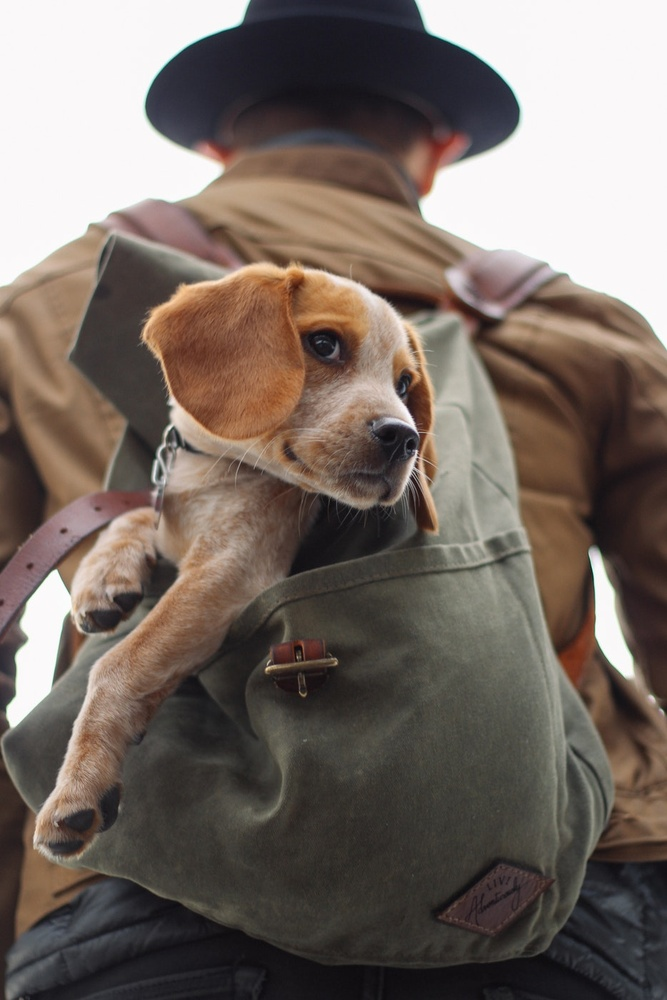
#> input picture Assigment-Computer-Vision/dog_backpack.jpg, 667 x 1000 px, shrunk from 934 x 1401 before the run
$ jupyter execute --allow-errors 'Muhamad Fadhli Akbar_Cortana_Computer Vision_Tugas06.ipynb'   (shell and % lines are left out)
#> lines starting #> are read from the running program, lines starting #| are printed output that depends on the picture
## Assignment Computer Vision About Face Detection

1. Cropping **the dog's face**, save it into another variable to use as a template.
2. Perform template matching using 6 methods (as in the video)
3. Compare the results, create a chart to compare the 6 methods `x-axis`: list method, `y-axis`: how far the original image point is from the template matching result.

---

[cell 1]
import cv2
import numpy as np
import matplotlib.pyplot as plt

[cell 2]
full = cv2.imread('dog_backpack.jpg')
#> full is the input picture: shape (1000, 667, 3); mean B, G, R 99.5, 106.7, 118
full = cv2.cvtColor(full, cv2.COLOR_BGR2RGB)

[cell 3]
plt.imshow(full)

[cell 4]
face = cv2.imread('dog_backpack_face.jpg')
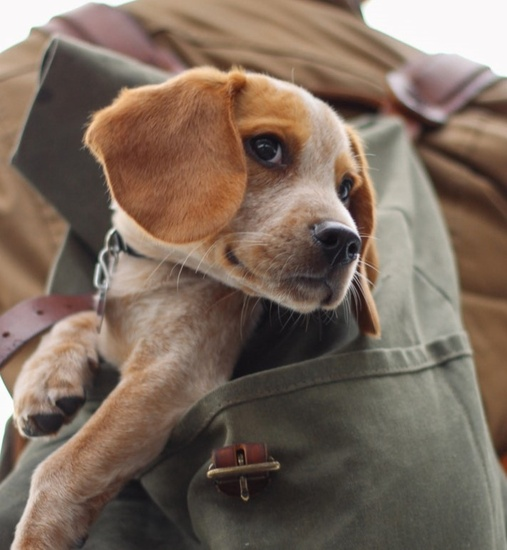
#> input picture Assigment-Computer-Vision/dog_backpack_face.jpg, 507 x 550 px, shrunk from 711 x 771 before the run
#> face is the input picture: shape (550, 507, 3); mean B, G, R 92.9, 106.2, 123.9
face = cv2.cvtColor(face, cv2.COLOR_BGR2RGB)

[cell 5]
plt.imshow(face)

# Template Matching Methods

Make sure to watch the video for an explanation of the different methods!

---

[cell 6]
sum([1,2,3])
mystring = 'sum'

[cell 7]
eval(mystring)

[cell 8]
myfunc = eval(mystring)
myfunc([1,2,3])

[cell 9]
height, width,channels = face.shape
#> height = 550; width = 507; channels = 3

[cell 10]
width
#> Out = 507

[cell 11]
height
#> Out = 550

[cell 12]
# The Full Image to Search
full = cv2.imread('dog_backpack.jpg')
full = cv2.cvtColor(full, cv2.COLOR_BGR2RGB)


# The Template to Match
face= cv2.imread('dog_backpack_face.jpg')
face = cv2.cvtColor(face, cv2.COLOR_BGR2RGB)


# All the 6 methods for comparison in a list
# Note how we are using strings, later on we'll use the eval() function to convert to function
methods = ['cv2.TM_CCOEFF', 'cv2.TM_CCOEFF_NORMED', 'cv2.TM_CCORR','cv2.TM_CCORR_NORMED', 'cv2.TM_SQDIFF', 'cv2.TM_SQDIFF_NORMED']

[cell 13]
for m in methods:

    # Create a copy of the image
    full_copy = full.copy()

    # Get the actual function instead of the string
    method = eval(m)

    # Apply template Matching with the method
    res = cv2.matchTemplate(full_copy,face,method)

    # Grab the Max and Min values, plus their locations
    min_val, max_val, min_loc, max_loc = cv2.minMaxLoc(res)

    # Set up drawing of Rectangle

    # If the method is TM_SQDIFF or TM_SQDIFF_NORMED, take minimum
    # Notice the coloring on the last 2 left hand side images.
    if method in [cv2.TM_SQDIFF, cv2.TM_SQDIFF_NORMED]:
        top_left = min_loc
    else:
        top_left = max_loc

    # Assign the Bottom Right of the rectangle
    bottom_right = (top_left[0] + width, top_left[1] + height)

    # Draw the Red Rectangle
    cv2.rectangle(full_copy,top_left, bottom_right, 255, 10)

    # Plot the Images
    plt.subplot(121)
    plt.imshow(res)
    plt.title('Result of Template Matching')

    plt.subplot(122)
    plt.imshow(full_copy)
    plt.title('Detected Point')
    plt.suptitle(m)


    plt.show()
    print('\n')
    print('\n')
#> this loop made 6 passes
#> (min_val, max_val, min_loc, top_left, bottom_right) on passes 1 to 4: (-245820704, 2.3e+09, (0, 43), (58, 196), (565, 746)), (-0.0811, 0.999, (0, 43), (58, 196), (565, 746)), (6.63e+09, 1.24e+10, (160, 450), (160, 0), (667, 550)), (0.766, 1, (0, 37), (58, 196), (565, 746))
#> (min_val, max_val, max_loc, top_left, bottom_right) on passes 5 to 6: (6219506, 7.15e+09, (0, 18), (58, 196), (565, 746)), (0.000513, 0.529, (160, 450), (58, 196), (565, 746))
#> pass 1, `res = cv2.matchTemplate(full_copy,face,method)`:
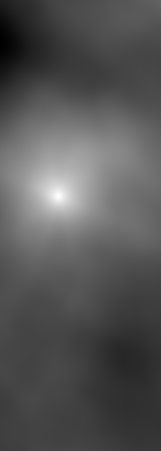
#> res: shape (451, 161) float32; min -245820704, max 2.3e+09, mean 616053824; drawn with min black and max white
#> pass 1, `plt.show()`:
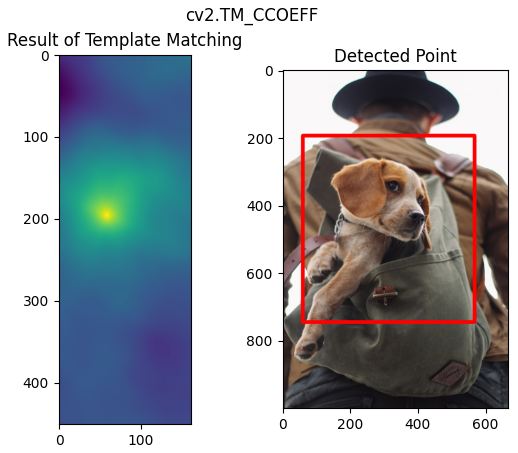
#> figure drawn by matplotlib, 2 panels
#> pass 2, `res = cv2.matchTemplate(full_copy,face,method)`:
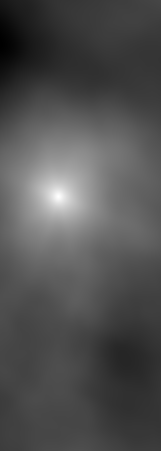
#> res: shape (451, 161) float32; min -0.0811, max 0.999, mean 0.263; drawn with min black and max white
#> pass 3, `res = cv2.matchTemplate(full_copy,face,method)`:
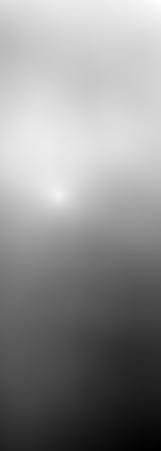
#> res: shape (451, 161) float32; min 6.63e+09, max 1.24e+10, mean 9.91e+09; drawn with min black and max white
#> after the loop:
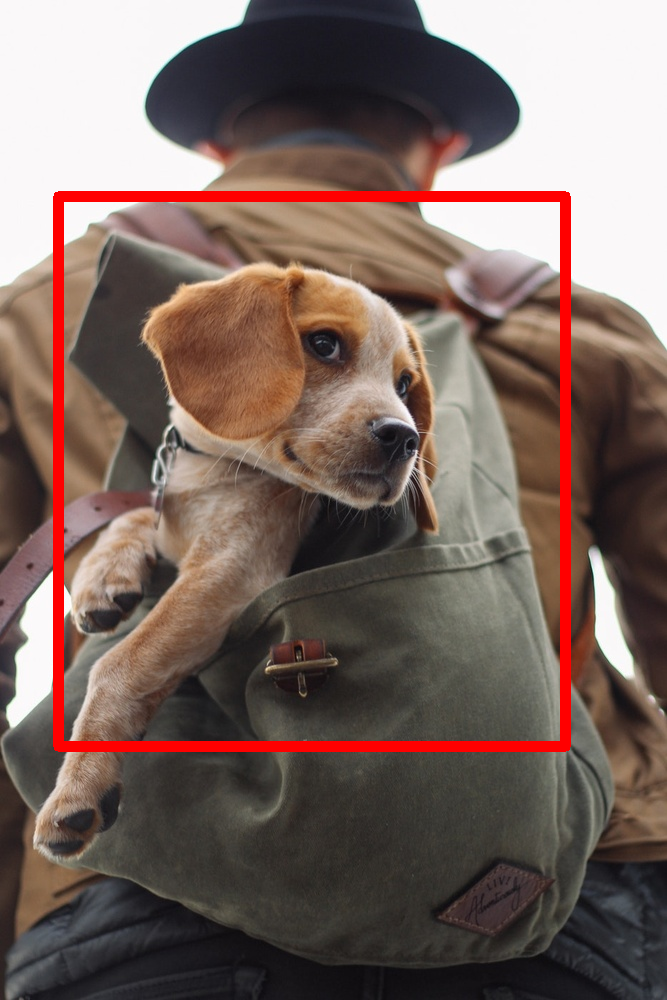
#> full_copy: shape (1000, 667, 3); mean R, G, B 121.9, 102.1, 95.3
#> after the loop:
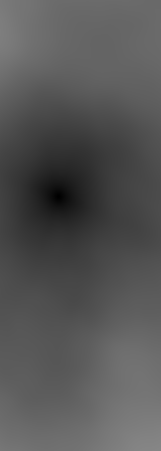
#> res: shape (451, 161) float32; min 0.000513, max 0.529, mean 0.336

[cell 14]
full = cv2.imread('dog_backpack.jpg')
template = cv2.imread('dog_backpack_face.jpg')  # Assuming you have cropped the dog's face and saved it as 'dog_face.jpg'
full_gray = cv2.cvtColor(full, cv2.COLOR_BGR2GRAY)
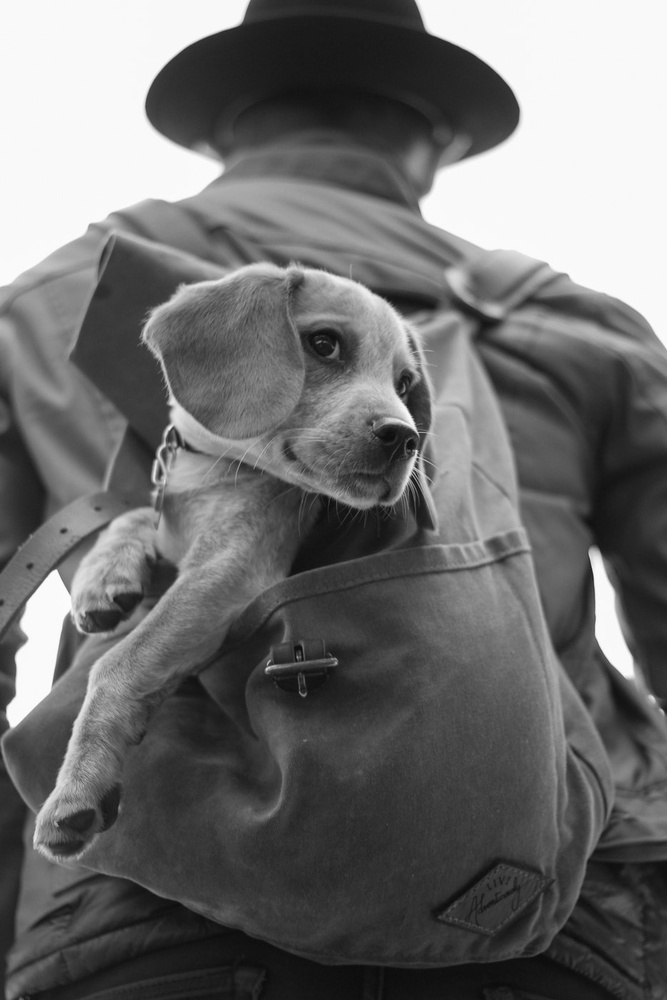
#> full_gray: shape (1000, 667); min 10, max 254, mean 109.3
template_gray = cv2.cvtColor(template, cv2.COLOR_BGR2GRAY)
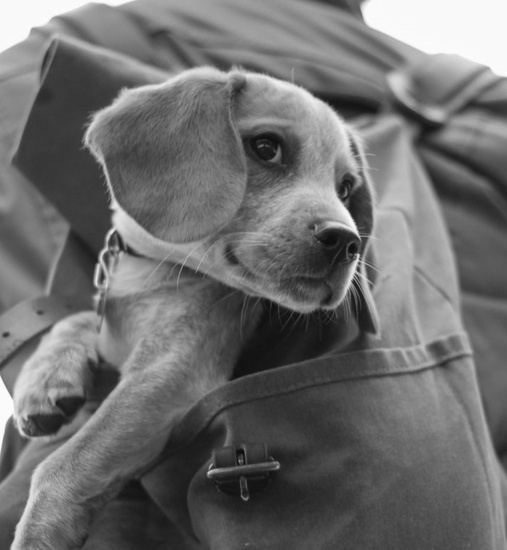
#> template_gray: shape (550, 507); min 13, max 255, mean 110

# Get the dimensions of the template
h, w = template_gray.shape
#> h = 550; w = 507

# List of methods
methods = [
    'cv2.TM_CCOEFF',
    'cv2.TM_CCOEFF_NORMED',
    'cv2.TM_CCORR',
    'cv2.TM_CCORR_NORMED',
    'cv2.TM_SQDIFF',
    'cv2.TM_SQDIFF_NORMED'
]

distances = []

# Loop over each method
#> (the rest of this cell did not finish here and is left out)
